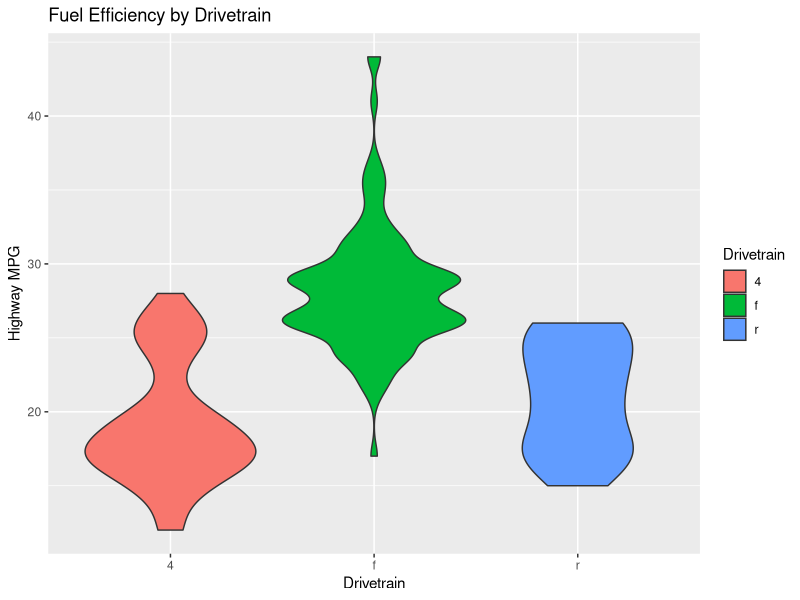

This figure's R source:
## ---- chunk 1

library(tidyverse)
## ---- chunk 2
ggplot(data = mpg, 
      aes(x = drv,
          y = hwy,
          fill = drv)
  ) + 
  geom_violin() + 
  labs(title = "Fuel Efficiency by Drivetrain",
       x = "Drivetrain",
       y = "Highway MPG",
       fill = "Drivetrain")
## ---- chunk 3

## ---- chunk 4

## ---- chunk 5

## ---- chunk 6

## ---- chunk 7

## ---- chunk 8


## ---- chunk 9

## ---- chunk 10

## ---- chunk 11

## ---- chunk 12

## ---- chunk 13

## ---- chunk 14

## ---- chunk 15

## ---- chunk 16
